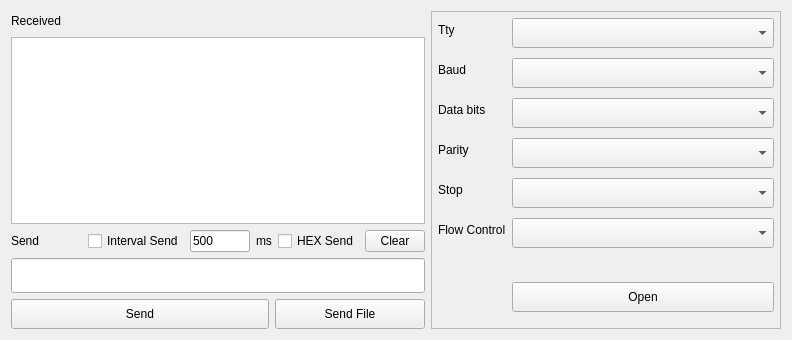
<?xml version="1.0" encoding="UTF-8"?>
<ui version="4.0">
 <class>SerialAssistantWidget</class>
 <widget class="QWidget" name="SerialAssistantWidget">
  <property name="geometry">
   <rect>
    <x>0</x>
    <y>0</y>
    <width>792</width>
    <height>340</height>
   </rect>
  </property>
  <property name="windowTitle">
   <string>Form</string>
  </property>
  <layout class="QGridLayout" name="gridLayout">
   <item row="4" column="0">
    <widget class="QPushButton" name="sendBtn">
     <property name="minimumSize">
      <size>
       <width>0</width>
       <height>30</height>
      </size>
     </property>
     <property name="text">
      <string>Send</string>
     </property>
    </widget>
   </item>
   <item row="0" column="2" rowspan="5">
    <widget class="QFrame" name="frame">
     <property name="minimumSize">
      <size>
       <width>350</width>
       <height>0</height>
      </size>
     </property>
     <property name="maximumSize">
      <size>
       <width>350</width>
       <height>16777215</height>
      </size>
     </property>
     <property name="frameShape">
      <enum>QFrame::StyledPanel</enum>
     </property>
     <property name="frameShadow">
      <enum>QFrame::Raised</enum>
     </property>
     <layout class="QVBoxLayout" name="verticalLayout_4">
      <property name="spacing">
       <number>0</number>
      </property>
      <property name="leftMargin">
       <number>0</number>
      </property>
      <property name="topMargin">
       <number>0</number>
      </property>
      <property name="rightMargin">
       <number>0</number>
      </property>
      <property name="bottomMargin">
       <number>0</number>
      </property>
      <item>
       <layout class="QFormLayout" name="formLayout">
        <property name="horizontalSpacing">
         <number>6</number>
        </property>
        <property name="verticalSpacing">
         <number>10</number>
        </property>
        <property name="leftMargin">
         <number>6</number>
        </property>
        <property name="topMargin">
         <number>6</number>
        </property>
        <property name="rightMargin">
         <number>6</number>
        </property>
        <property name="bottomMargin">
         <number>6</number>
        </property>
        <item row="0" column="0">
         <widget class="QLabel" name="label_6">
          <property name="text">
           <string>Tty</string>
          </property>
         </widget>
        </item>
        <item row="0" column="1">
         <widget class="QComboBox" name="serialPortInfoListBox">
          <property name="minimumSize">
           <size>
            <width>0</width>
            <height>30</height>
           </size>
          </property>
         </widget>
        </item>
        <item row="1" column="0">
         <widget class="QLabel" name="label">
          <property name="text">
           <string>Baud</string>
          </property>
         </widget>
        </item>
        <item row="1" column="1">
         <widget class="QComboBox" name="baudRateBox">
          <property name="minimumSize">
           <size>
            <width>0</width>
            <height>30</height>
           </size>
          </property>
         </widget>
        </item>
        <item row="2" column="0">
         <widget class="QLabel" name="label_2">
          <property name="text">
           <string>Data bits</string>
          </property>
         </widget>
        </item>
        <item row="2" column="1">
         <widget class="QComboBox" name="dataBitsBox">
          <property name="minimumSize">
           <size>
            <width>0</width>
            <height>30</height>
           </size>
          </property>
         </widget>
        </item>
        <item row="3" column="0">
         <widget class="QLabel" name="label_3">
          <property name="text">
           <string>Parity</string>
          </property>
         </widget>
        </item>
        <item row="3" column="1">
         <widget class="QComboBox" name="parityBox">
          <property name="minimumSize">
           <size>
            <width>0</width>
            <height>30</height>
           </size>
          </property>
         </widget>
        </item>
        <item row="4" column="0">
         <widget class="QLabel" name="label_4">
          <property name="text">
           <string>Stop</string>
          </property>
         </widget>
        </item>
        <item row="4" column="1">
         <widget class="QComboBox" name="stopBitsBox">
          <property name="minimumSize">
           <size>
            <width>0</width>
            <height>30</height>
           </size>
          </property>
         </widget>
        </item>
        <item row="5" column="0">
         <widget class="QLabel" name="label_5">
          <property name="text">
           <string>Flow Control</string>
          </property>
         </widget>
        </item>
        <item row="5" column="1">
         <widget class="QComboBox" name="flowControlBox">
          <property name="minimumSize">
           <size>
            <width>0</width>
            <height>30</height>
           </size>
          </property>
         </widget>
        </item>
        <item row="6" column="1">
         <widget class="QLabel" name="label_7">
          <property name="text">
           <string/>
          </property>
         </widget>
        </item>
        <item row="7" column="0">
         <widget class="QLabel" name="label_8">
          <property name="text">
           <string/>
          </property>
         </widget>
        </item>
        <item row="7" column="1">
         <layout class="QVBoxLayout" name="verticalLayout">
          <property name="spacing">
           <number>10</number>
          </property>
          <item>
           <widget class="QPushButton" name="openBtn">
            <property name="minimumSize">
             <size>
              <width>0</width>
              <height>30</height>
             </size>
            </property>
            <property name="text">
             <string>Open</string>
            </property>
           </widget>
          </item>
         </layout>
        </item>
       </layout>
      </item>
      <item>
       <widget class="QWidget" name="switchWidget" native="true">
        <property name="sizePolicy">
         <sizepolicy hsizetype="Minimum" vsizetype="Minimum">
          <horstretch>0</horstretch>
          <verstretch>0</verstretch>
         </sizepolicy>
        </property>
        <property name="minimumSize">
         <size>
          <width>0</width>
          <height>0</height>
         </size>
        </property>
        <property name="maximumSize">
         <size>
          <width>16777215</width>
          <height>50</height>
         </size>
        </property>
        <layout class="QVBoxLayout" name="verticalLayout_2">
         <property name="spacing">
          <number>0</number>
         </property>
         <property name="leftMargin">
          <number>0</number>
         </property>
         <property name="topMargin">
          <number>9</number>
         </property>
         <property name="rightMargin">
          <number>0</number>
         </property>
         <property name="bottomMargin">
          <number>0</number>
         </property>
        </layout>
       </widget>
      </item>
     </layout>
    </widget>
   </item>
   <item row="2" column="0" colspan="2">
    <layout class="QHBoxLayout" name="horizontalLayout">
     <item>
      <widget class="QLabel" name="label_10">
       <property name="text">
        <string>Send</string>
       </property>
      </widget>
     </item>
     <item>
      <spacer name="horizontalSpacer">
       <property name="orientation">
        <enum>Qt::Horizontal</enum>
       </property>
       <property name="sizeHint" stdset="0">
        <size>
         <width>40</width>
         <height>20</height>
        </size>
       </property>
      </spacer>
     </item>
     <item>
      <widget class="QCheckBox" name="timerCheckBox">
       <property name="text">
        <string>Interval Send</string>
       </property>
      </widget>
     </item>
     <item>
      <widget class="QLineEdit" name="timeEdt">
       <property name="sizePolicy">
        <sizepolicy hsizetype="Fixed" vsizetype="Fixed">
         <horstretch>0</horstretch>
         <verstretch>0</verstretch>
        </sizepolicy>
       </property>
       <property name="maximumSize">
        <size>
         <width>60</width>
         <height>16777215</height>
        </size>
       </property>
       <property name="text">
        <string>500</string>
       </property>
       <property name="placeholderText">
        <string>20ms</string>
       </property>
      </widget>
     </item>
     <item>
      <widget class="QLabel" name="label_11">
       <property name="text">
        <string>ms</string>
       </property>
      </widget>
     </item>
     <item>
      <widget class="QCheckBox" name="hexcheckBox">
       <property name="text">
        <string>HEX Send</string>
       </property>
      </widget>
     </item>
     <item>
      <widget class="QPushButton" name="clearTXBtn">
       <property name="minimumSize">
        <size>
         <width>60</width>
         <height>0</height>
        </size>
       </property>
       <property name="maximumSize">
        <size>
         <width>60</width>
         <height>16777215</height>
        </size>
       </property>
       <property name="text">
        <string>Clear</string>
       </property>
      </widget>
     </item>
    </layout>
   </item>
   <item row="4" column="1">
    <widget class="QPushButton" name="sendFileBtn">
     <property name="minimumSize">
      <size>
       <width>0</width>
       <height>30</height>
      </size>
     </property>
     <property name="maximumSize">
      <size>
       <width>150</width>
       <height>16777215</height>
      </size>
     </property>
     <property name="text">
      <string>Send File</string>
     </property>
    </widget>
   </item>
   <item row="0" column="0" colspan="2">
    <layout class="QHBoxLayout" name="horizontalLayout_2">
     <item>
      <widget class="QLabel" name="label_9">
       <property name="text">
        <string>Received</string>
       </property>
      </widget>
     </item>
     <item>
      <spacer name="horizontalSpacer_2">
       <property name="orientation">
        <enum>Qt::Horizontal</enum>
       </property>
       <property name="sizeHint" stdset="0">
        <size>
         <width>498</width>
         <height>20</height>
        </size>
       </property>
      </spacer>
     </item>
    </layout>
   </item>
   <item row="3" column="0" colspan="2">
    <widget class="QLineEdit" name="sendEdt">
     <property name="minimumSize">
      <size>
       <width>0</width>
       <height>35</height>
      </size>
     </property>
     <property name="inputMethodHints">
      <set>Qt::ImhMultiLine</set>
     </property>
    </widget>
   </item>
   <item row="1" column="0" colspan="2">
    <widget class="QTextBrowser" name="textBrowser"/>
   </item>
  </layout>
 </widget>
 <resources/>
 <connections/>
</ui>
